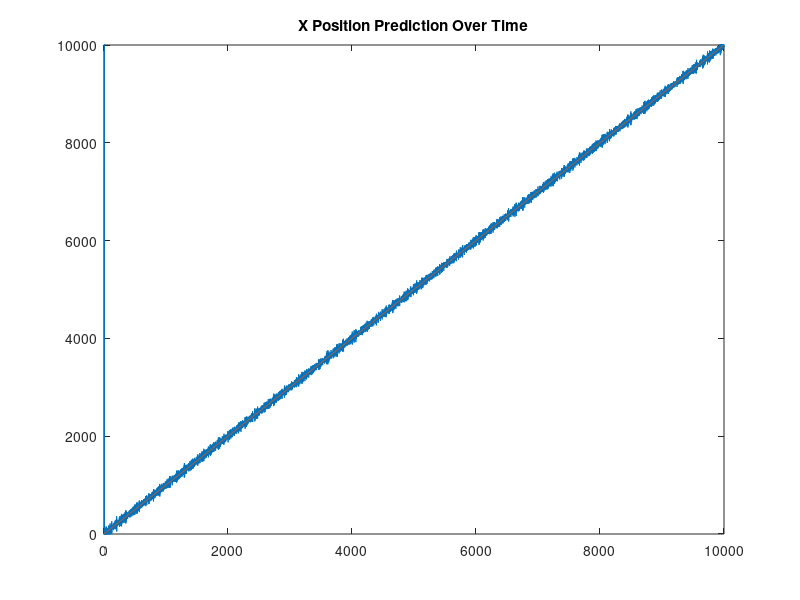
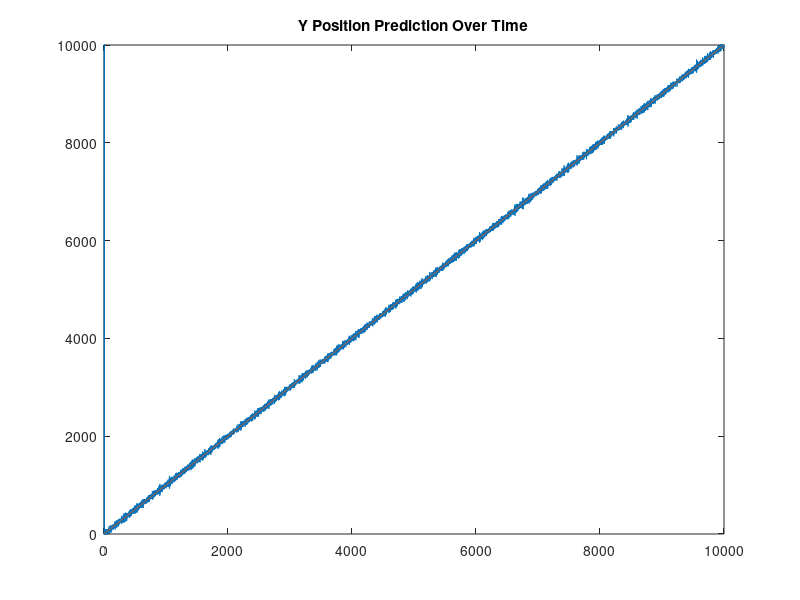
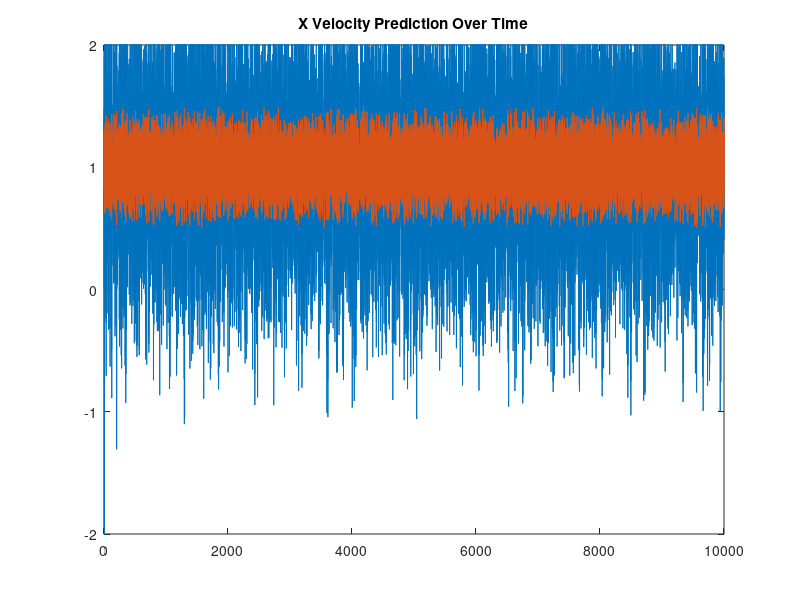
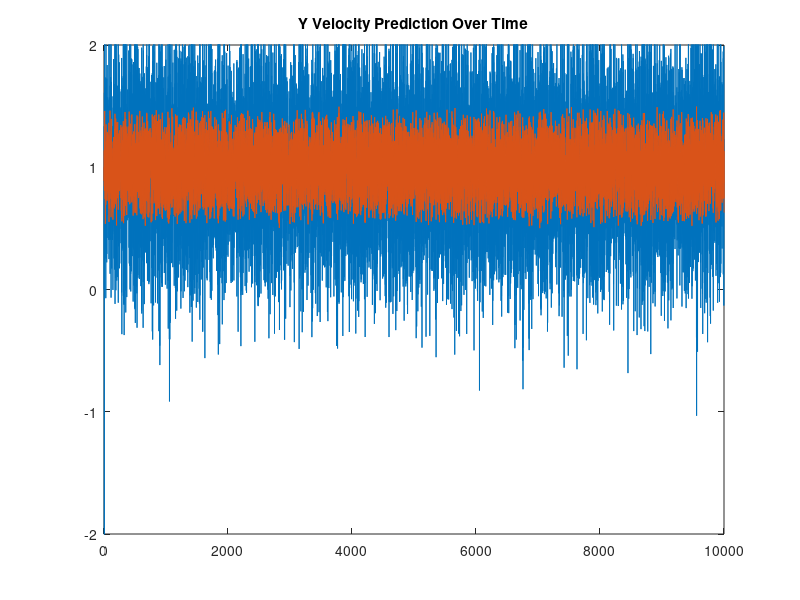

MATLAB code for these plots, in order:
clear all;
close all;

numTrials = 10000;
dt = 0.01;

%State transition Matrix
F = [1 0 dt 0; 0 1 0 dt; 0 0 1 0; 0 0 0 1];
%Initialize state to 0;
x=zeros(4,numTrials+1);
x(:,1) = [0;0;0;0;];

%Initialize state covariance matrix
var_dx = 2;
var_dy = 2;
var_vx = 4;
var_vy = 4;
p= [var_dx 0 0 0; 0 var_dy 0 0; 0 0 var_vx 0; 0 0 0 var_vy];

%initialize H
H = [1 0 0 0; 0 1 0 0; 0 0 1 0; 0 0 0 1];

%Initialize noise covariance matrices
sd_q = 0.9;
sd_r = 0.5;    
%Q is piecewise white noise.
Q = sd_q*[1/4*dt^4 0 0.5*dt^3 0; 0 1/4*dt^4 0 0.5*dt^3; 0.5*dt^3 0 dt^2 0; 0 0.5*dt^3 0 dt^2];
%R is piecwise white noise
R = sd_r * [1/4*dt^4 0 0.5*dt^3 0; 0 1/4*dt^4 0 0.5*dt^3; 0.5*dt^3 0 dt^2 0; 0 0.5*dt^3 0 dt^2];

%Initialize input
M = zeros(4, numTrials + 1);
for i = 1:numTrials+1
    xrand = rand()/2;
    yrand = rand()/2;
    if i == 1
        M(:,i) = [i+xrand i+yrand 1 1];
    else
        M(:,i) = [i+xrand i+yrand 0 0];
        M(3,i) = M(1,i)-M(1,i-1); %Velocity isn't directly measured.
        M(4,i) = M(2,i)-M(1,i-1);
    end
end

for i = 1:numTrials
    %predict Step
    x(:,i) = F*x(:,i);
    p = F*p*F.'+ Q;
    %correct step
    K = p*H.'\(H*p*H.' + R);
    x(:,i+1) = x(:,i) + K*(M(:,i)-H*x(:,i));
    p = (eye(4)-K*H)*p;
end
x(:,numTrials)

figure(1);
plot(0:numTrials,x(1,:),1:numTrials+1,M(1,:));
axis([0 numTrials -1 numTrials] );
title('X Position Prediction Over Time');
figure(2);
plot(0:numTrials,x(2,:),1:numTrials+1,M(2,:));
axis([0 numTrials -1 numTrials] );
title('Y Position Prediction Over Time');
figure(3);
plot(0:numTrials,x(3,:),1:numTrials+1,M(3,:));
axis([0 numTrials -2 2] );
title('X Velocity Prediction Over Time');figure(1);
figure(4);
plot(0:numTrials,x(4,:),1:numTrials+1,M(4,:));
axis([0 numTrials -2 2] );
title('Y Velocity Prediction Over Time');

%figure(2);